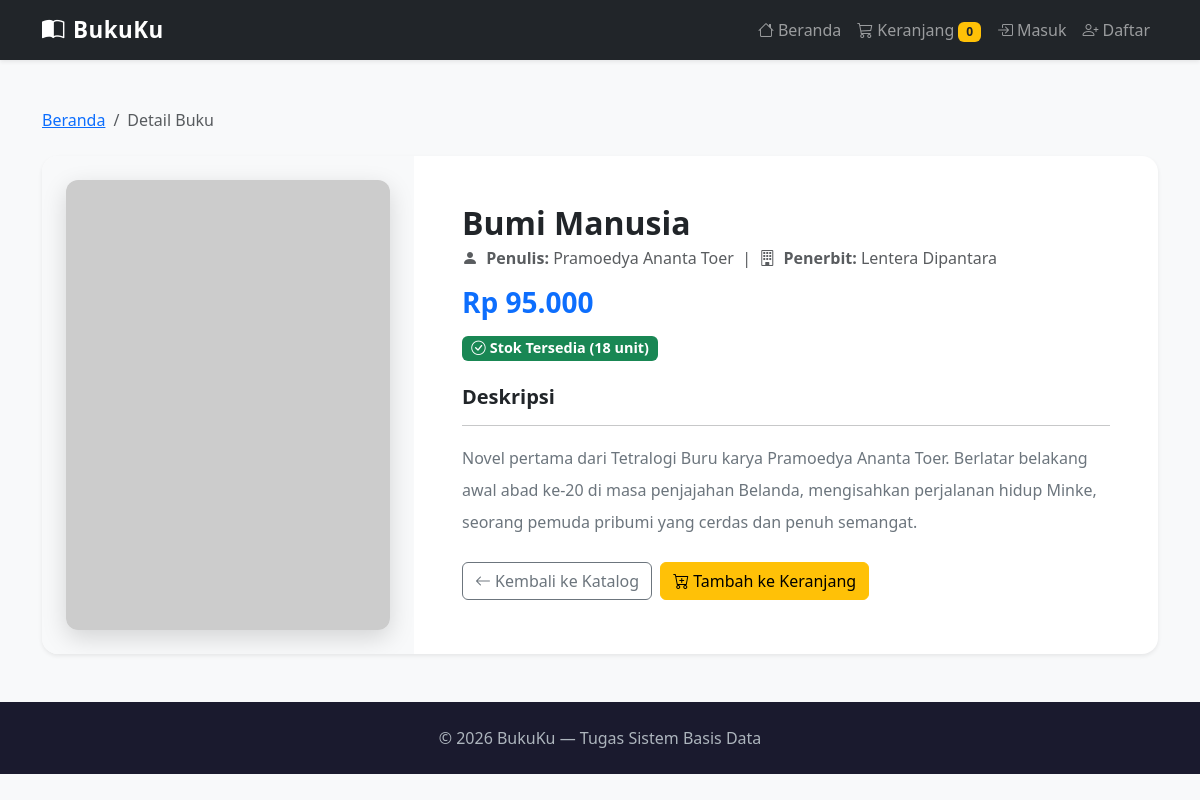
Screenshot of /detail.php?id=2 with the database file from the repository.
### tables this page shows
CREATE TABLE IF NOT EXISTS buku (
    id       INT(11)        NOT NULL AUTO_INCREMENT,
    judul    VARCHAR(150)   NOT NULL,
    penulis  VARCHAR(100)   NOT NULL,
    penerbit VARCHAR(100)   NOT NULL,
    harga    DECIMAL(12,0)  NOT NULL DEFAULT 0,
    stok     INT(11)        NOT NULL DEFAULT 0,
    deskripsi TEXT,
    cover    VARCHAR(255)   DEFAULT NULL,
    PRIMARY KEY (id)
);

### detail.php (the view, shortened to what this page needs)
<?php
require_once 'config/koneksi.php';
$id = isset($_GET['id']) ? (int) $_GET['id'] : 0;
$stmt = $koneksi->prepare("SELECT * FROM buku WHERE id = ? LIMIT 1");
$stmt->bind_param("i", $id);
$stmt->execute();
$result = $stmt->get_result();
$buku = $result->fetch_assoc();
?>
<!DOCTYPE html>
<html lang="id">
<head>
    <link href="https://cdn.jsdelivr.net/npm/bootstrap@5.3.3/dist/css/bootstrap.min.css" rel="stylesheet">
    <link href="https://cdn.jsdelivr.net/npm/bootstrap-icons@1.11.3/font/bootstrap-icons.min.css" rel="stylesheet">
    <link href="assets/css/style.css" rel="stylesheet">
</head>
<body>
    <?php require __DIR__ . '/partials/navbar.php'; ?>
    <main class="container my-5">
        <nav aria-label="breadcrumb" class="mb-4">
            <ol class="breadcrumb">
                <li class="breadcrumb-item"><a href="index.php">Beranda</a></li>
                <li class="breadcrumb-item active" aria-current="page">Detail Buku</li>
            </ol>
        </nav>
        <div class="card border-0 shadow-sm rounded-4 overflow-hidden">
            <div class="row g-0">
                <div class="col-md-4 bg-light d-flex align-items-center justify-content-center p-4">
                    <img
                        src="<?= $buku['cover'] ? htmlspecialchars($buku['cover']) : 'https://via.placeholder.com/300x420?text=No+Cover' ?>"
                        class="detail-cover img-fluid"
                        alt="Cover <?= htmlspecialchars($buku['judul']) ?>"
                        onerror="this.src='https://via.placeholder.com/300x420?text=No+Cover'"
                    >
                </div>
                <div class="col-md-8">
                    <div class="card-body p-4 p-md-5">
                        <h2 class="card-title fw-bold mb-1"><?= htmlspecialchars($buku['judul']) ?></h2>
                        <p class="text-muted mb-3">
                            <i class="bi bi-person-fill me-1"></i>
                            <strong>Penulis:</strong> <?= htmlspecialchars($buku['penulis']) ?>
                            &nbsp;|&nbsp;
                            <i class="bi bi-building me-1"></i>
                            <strong>Penerbit:</strong> <?= htmlspecialchars($buku['penerbit']) ?>
                        </p>
                        <h3 class="text-primary fw-bold mb-3">
                            Rp <?= number_format($buku['harga'], 0, ',', '.') ?>
                        </h3>
                        <div class="mb-4">
                            <?php if ($buku['stok'] > 10): ?>
                                <span class="badge bg-success badge-stok">
                                    <i class="bi bi-check-circle me-1"></i>Stok Tersedia (<?= $buku['stok'] ?> unit)
                                </span>
                            <?php elseif ($buku['stok'] > 0): ?>
                                <span class="badge bg-warning text-dark badge-stok">
                                    <i class="bi bi-exclamation-triangle me-1"></i>Stok Terbatas (<?= $buku['stok'] ?> unit)
                                </span>
                            <?php else: ?>
                                <span class="badge bg-danger badge-stok">
                                    <i class="bi bi-x-circle me-1"></i>Stok Habis
                                </span>
                            <?php endif; ?>
                        </div>
                        <h5 class="fw-bold">Deskripsi</h5>
                        <hr>
                        <p class="card-text text-secondary lh-lg">
                            <?= nl2br(htmlspecialchars($buku['deskripsi'] ?? 'Tidak ada deskripsi tersedia.')) ?>
                        </p>
                        <div class="d-flex gap-2 mt-4 flex-wrap">
                            <a href="index.php" class="btn btn-outline-secondary">
                                <i class="bi bi-arrow-left me-1"></i>Kembali ke Katalog
                            </a>
                            <form action="proses_cart.php" method="POST" class="d-inline">
                                <button type="submit" class="btn btn-warning" <?= $buku['stok'] <= 0 ? 'disabled' : '' ?>>
                                    <i class="bi bi-cart-plus me-1"></i><?= $buku['stok'] > 0 ? 'Tambah ke Keranjang' : 'Stok Habis' ?>
                                </button>
                            </form>
                        </div>
                    </div>
                </div>
            </div>
        </div>
    </main>
    <footer class="text-center mt-auto">
        <div class="container">
            <p class="mb-0">&copy; <?= date('Y') ?> BukuKu &mdash; Tugas Sistem Basis Data</p>
        </div>
    </footer>
</body>
</html>

### assets/css/style.css (style rules this page uses)
body { background-color: #f8f9fa; font-family: 'Segoe UI', Tahoma, Geneva, Verdana, sans-serif; }
.detail-cover { width: 100%; max-height: 450px; object-fit: cover; border-radius: 12px; box-shadow: 0 8px 24px rgba(0,0,0,0.15); }
.badge-stok { font-size: 0.9rem; }
footer { background-color: #1a1a2e; color: #adb5bd; padding: 24px 0; }

### rows the page displays
buku: judul "Bumi Manusia", penulis "Pramoedya Ananta Toer", penerbit "Lentera Dipantara", harga "95.000", stok "18", deskripsi "Novel pertama dari Tetralogi Buru karya Pramoedya Ananta Toer. Berlatar belakang awal abad ke-20 di masa penjajahan Belanda, mengisahkan perjalanan hidup Minke, seorang pemuda pribumi yang cerdas dan penuh semangat."

### other values shown
$jumlahCart "0"
